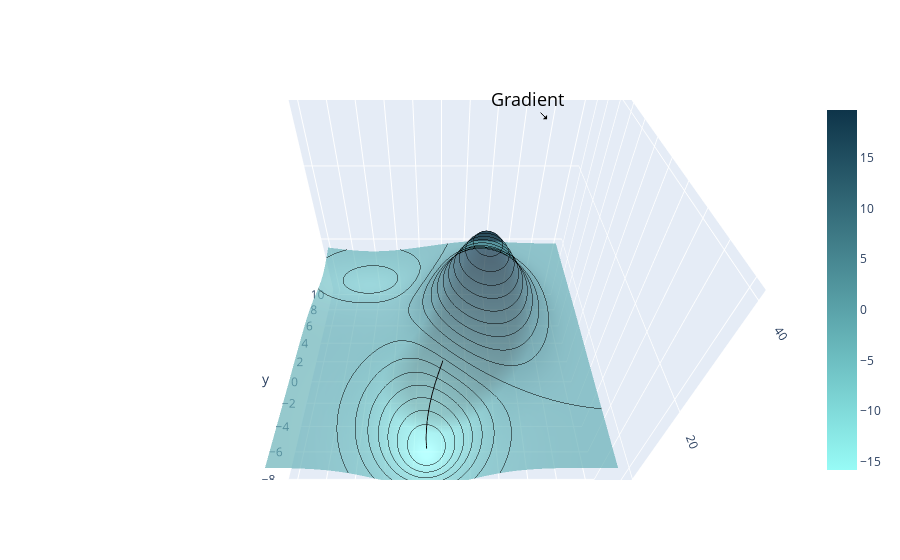

Write notebook code for a chart like this one.
### Markdown cell above
# 7. Stochastic Gradient Descent 🎲🎲
The central idea behind stochastic gradient descent is to speed up the algorithm by using useful properties of the loss function and the gradient.

Let's consider the example of one of the most classical loss function : MSE (Mean Squarred Error).
Let $Y$ be the target variable $X$ the explanatory variables and $h$ a model we are using to predict $Y$ given $X$. The loss function in this problem may be written like so :

$$
\begin{aligned}
Loss & = MSE(Y,h(X)) \\
& = \frac{1}{n}\sum_{i=1}^{n}{(y_i - h(X_i))^2}
\end{aligned}
$$

In order to optimize the loss function we need to compute the gradient:

$$
\begin{aligned}
\nabla Loss & = \nabla \frac{1}{n}\sum_{i=1}^{n}{(y_i - h(X_i))^2} & (0) \\
& = \frac{1}{n} \nabla \sum_{i=1}^{n}{(y_i - h(X_i))^2} & (1) \\
& = \frac{1}{n}\sum_{i=1}^{n}{\nabla(y_i - h(X_i))^2} & (2)
\end{aligned}
$$

We are able to go from $(0)$ to $(1)$ because the gradient operator (just like the derivation operator) is not affected by multiplication by a scalar. We go from $(1)$ to $(2)$ thanks to the fact that the gradient of a finite sum is equal to the sum of the gradients.

This means that when dealing with a prediction problem with $n$ observations, the gradient of the loss function over the $n$ observations is equal to the average gradient computed for each single observation!

This is fundamental because it suggests the idea that if we were able to extract some small sample of observations from a dataset that represents the whole population well, then the gradient computed over this sample should be very similar to the gradient computed over the whole dataset! Not only would it be similar it would also be much quicker to compute!

These ideas have led to the principle of stochastic gradient descent, the general idea is the following:

* Initialize the model's parameters
* Pick a random observation from the whole dataset
* Compute the gradient over this sample and update the parameters
* Pick a new random sample and repeat above step
* Stop when the stopping criterion is reached

There are two main differences between gradient descent and stochastic gradient descent:

* Stochastic gradient descent is faster to compute because instead of $n$ gradients, it only computes $1$ gradient in order to update the parameters once.
* It is, as its name suggests, stochastic (includes randomness), the samples over which we compute the gradients are picked randomly, therefore the stochastic gradient computed at each step is an approximation of the actual gradient (it may not be the best possible direction to minimize the loss function at each step, but on average it's going in the right direction)

These two figures show a visual example of what gradient descent looks like compared to stochastic gradient descent, stochastic gradient descent does not go straight to the minimum, but each step takes way less time!

<img src="https://full-stack-assets.s3.eu-west-3.amazonaws.com/images/M08-DeepLearning/gradient_descent.jpg" />

<img src="https://full-stack-assets.s3.eu-west-3.amazonaws.com/images/M08-DeepLearning/stochastic_gradient_descent.jpg" />

### Code cell
import plotly.graph_objects as go

x1 = np.linspace(-10,10,100)
x2 = np.linspace(-10,10,100)
xx1, xx2 = np.meshgrid(x1,x2, indexing='xy')

def func_3D(x,y):
    a = 20*np.exp(- (x - 3)**2/10 - (y -2)**2/20)
    b = - 16*np.exp(- (x +1)**2/15 - (y +6)**2/20)
    c = - 5*np.exp(- (x +6)**2/25 - (y - 7)**2/13)
    return a + b + c

def grad_func_3D(x,y):
    dax = 20*np.exp(- (x - 3)**2/10 - (y -2)**2/20)*(-2*(x-3)/10) 
    dbx = - 16*np.exp(- (x +1)**2/15 - (y +6)**2/20)*(-2*(x+1)/15)
    dcx = - 5*np.exp(- (x +6)**2/25 - (y - 7)**2/13)*(-2*(x+6)/25)
    day = 20*np.exp(- (x - 3)**2/10 - (y -2)**2/20)*(-2*(y-2)/20) 
    dby = - 16*np.exp(- (x +1)**2/15 - (y +6)**2/20)*(-2*(y+6)/20) 
    dcy = - 5*np.exp(- (x +6)**2/25 - (y - 7)**2/13)*(-2*(y-7)/13)
    return dax + dbx + dcx, day + dby + dcy

y = func_3D(xx1,xx2)
y_gradient = np.gradient(y,x1,x2)

def gradient_descent(lr,x,y):
    x_grad, y_grad = grad_func_3D(x,y)
    new_x = x - lr *x_grad
    new_y = y - lr *y_grad
    grad_norm = - lr * x_grad**2 - lr * y_grad**2
    z = func_3D(x, y)
    new_z = func_3D(new_x, new_y)
    return x, y, z, new_x, new_y, new_z, x_grad, y_grad, grad_norm

list_x = []
list_y = []
list_z = []
grad_x_list = []
grad_y_list = []
grad_norm_list = []
lr = 0.1
x_start = x1[50]
y_start = x2[40]
list_x.append(x_start)
list_y.append(y_start)
list_z.append(func_3D(x_start, y_start))

for i in range(100):
    _,_,_,x_start,y_start,new_z,x_grad,y_grad,grad_norm = gradient_descent(lr,x_start,y_start)
    list_x.append(x_start)
    list_y.append(y_start)
    list_z.append(new_z) 
    grad_x_list.append(x_grad)
    grad_y_list.append(y_grad)
    grad_norm_list.append(grad_norm)

fig = go.Figure(data=[go.Surface(
    contours = {
        "z": {"show": True, "start": -16, "end": 20, "size": 2, "color":"black"}
    },
    x = x1,
    y = x2,
    z = y,
    colorscale=[color_chart[3], color_chart[-2]], 
    opacity = 0.7),
    go.Cone(
        x=list_x[1:],
        y=list_y[1:],
        z=list_z[1:],
        u=grad_x_list,
        v=grad_y_list,
        w=grad_norm_list,
        sizemode="absolute",
        sizeref=2,
        anchor='tail',
        colorscale=["black","black"],
        showscale=False),

        go.Scatter3d(
        x=list_x,
        y=list_y,
        z=list_z,
        mode='lines',
        line=dict(
            color='black',
            width=2
        ))])

fig.update_layout(
        scene = {
            "xaxis": {"nticks": 20},
            "yaxis": {"nticks": 20},
            "zaxis": {"nticks": 4},
            'camera_eye': {"x": 0, "y": -1, "z": 1},
            "aspectratio": {"x": 1, "y": 1, "z": 1},
            "annotations":[dict(x=xx1[50,60] + y_gradient[0][50,60],
                                y=xx2[50,60] + y_gradient[1][50,60],
                                z=y[50,60] + y_gradient[0][50,60]**2 + y_gradient[1][50,60]**2 + xx2[50,60] + 1,
                               text="Gradient",
                               textangle=0,
                               ax=-20,
                               ay=-20,
                               font=dict(
                                   color="black",
                                   size=18
                                   ),
                               arrowcolor="black",
                               arrowsize=1,
                               arrowwidth=1,
                               arrowhead=1)]
        })
fig.show()

### Figure 1 — Plotly figure (JSON) as saved in the notebook; plotly's stock layout.template omitted (floating-point values rounded to 4 significant figures; data arrays with more than 128 entries replaced by an {"elided": "..."} marker saying what was removed)
{"data": [{"colorscale": [[0, "#97FBF6"], [1, "#0E3449"]], "contours": {"z": {"color": "black", "end": 20, "show": true, "size": 2, "start": -16}}, "opacity": 0.7, "type": "surface", "x": [-10, -9.798, -9.596, -9.394, -9.192, -8.99, -8.788, -8.586, -8.384, -8.182, -7.98, -7.778, -7.576, -7.374, -7.172, -6.97, -6.768, -6.566, -6.364, -6.162, -5.96, -5.758, -5.556, -5.354, -5.152, -4.949, -4.747, -4.545, -4.343, -4.141, -3.939, -3.737, -3.535, -3.333, -3.131, -2.929, -2.727, -2.525, -2.323, -2.121, -1.919, -1.717, -1.515, -1.313, -1.111, -0.9091, -0.7071, -0.5051, -0.303, -0.101, 0.101, 0.303, 0.5051, 0.7071, 0.9091, 1.111, 1.313, 1.515, 1.717, 1.919, 2.121, 2.323, 2.525, 2.727, 2.929, 3.131, 3.333, 3.535, 3.737, 3.939, 4.141, 4.343, 4.545, 4.747, 4.949, 5.152, 5.354, 5.556, 5.758, 5.96, 6.162, 6.364, 6.566, 6.768, 6.97, 7.172, 7.374, 7.576, 7.778, 7.98, 8.182, 8.384, 8.586, 8.788, 8.99, 9.192, 9.394, 9.596, 9.798, 10], "y": [-10, -9.798, -9.596, -9.394, -9.192, -8.99, -8.788, -8.586, -8.384, -8.182, -7.98, -7.778, -7.576, -7.374, -7.172, -6.97, -6.768, -6.566, -6.364, -6.162, -5.96, -5.758, -5.556, -5.354, -5.152, -4.949, -4.747, -4.545, -4.343, -4.141, -3.939, -3.737, -3.535, -3.333, -3.131, -2.929, -2.727, -2.525, -2.323, -2.121, -1.919, -1.717, -1.515, -1.313, -1.111, -0.9091, -0.7071, -0.5051, -0.303, -0.101, 0.101, 0.303, 0.5051, 0.7071, 0.9091, 1.111, 1.313, 1.515, 1.717, 1.919, 2.121, 2.323, 2.525, 2.727, 2.929, 3.131, 3.333, 3.535, 3.737, 3.939, 4.141, 4.343, 4.545, 4.747, 4.949, 5.152, 5.354, 5.556, 5.758, 5.96, 6.162, 6.364, 6.566, 6.768, 6.97, 7.172, 7.374, 7.576, 7.778, 7.98, 8.182, 8.384, 8.586, 8.788, 8.99, 9.192, 9.394, 9.596, 9.798, 10], "z": {"elided": "100x100 float values"}}, {"anchor": "tail", "colorscale": [[0, "black"], [1, "black"]], "showscale": false, "sizemode": "absolute", "sizeref": 2, "type": "cone", "u": [3.265, 2.592, 1.979, 1.461, 1.043, 0.7163, 0.4707, 0.2921, 0.1667, 0.08171, 0.02628, -0.008294, -0.02858, -0.03933, -0.0439, -0.04458, -0.04293, -0.03997, -0.03637, -0.03256, -0.0288, -0.02523, -0.02195, -0.01898, -0.01634, -0.01401, -0.01197, -0.0102, -0.008672, -0.007358, -0.006233, -0.005271, -0.004452, -0.003756, -0.003166, -0.002665, -0.002242, -0.001885, -0.001584, -0.00133, -0.001116, -0.0009357, -0.0007844, -0.0006573, -0.0005506, -0.0004611, -0.0003859, -0.000323, -0.0002702, -0.000226, -0.000189, -0.000158, -0.0001321, -0.0001104, -9.223e-05, -7.706e-05, -6.437e-05, -5.376e-05, -4.49e-05, -3.749e-05, -3.13e-05, -2.613e-05, -2.181e-05, -1.821e-05, -1.52e-05, -1.268e-05, -1.058e-05, -8.832e-06, -7.37e-06, -6.149e-06, -5.13e-06, -4.28e-06, -3.571e-06, -2.979e-06, -2.485e-06, -2.073e-06, -1.729e-06, -1.442e-06, -1.203e-06, -1.003e-06, -8.366e-07, -6.977e-07, -5.819e-07, -4.853e-07, -4.047e-07, -3.375e-07, -2.814e-07, -2.347e-07, -1.957e-07, -1.632e-07, -1.361e-07, -1.135e-07, -9.462e-08, -7.89e-08, -6.579e-08, -5.485e-08, -4.574e-08, -3.814e-08, -3.18e-08, -2.651e-08], "v": [4.185, 4.073, 3.925, 3.727, 3.473, 3.173, 2.841, 2.5, 2.167, 1.856, 1.576, 1.33, 1.116, 0.9345, 0.7805, 0.6511, 0.5426, 0.452, 0.3764, 0.3135, 0.261, 0.2173, 0.181, 0.1507, 0.1255, 0.1046, 0.08712, 0.07258, 0.06047, 0.05038, 0.04198, 0.03498, 0.02915, 0.0243, 0.02025, 0.01688, 0.01407, 0.01172, 0.009771, 0.008145, 0.006789, 0.005659, 0.004717, 0.003932, 0.003278, 0.002732, 0.002278, 0.001899, 0.001583, 0.001319, 0.0011, 0.000917, 0.0007644, 0.0006373, 0.0005313, 0.0004429, 0.0003692, 0.0003078, 0.0002566, 0.0002139, 0.0001783, 0.0001487, 0.000124, 0.0001033, 8.615e-05, 7.183e-05, 5.988e-05, 4.992e-05, 4.162e-05, 3.47e-05, 2.893e-05, 2.412e-05, 2.011e-05, 1.676e-05, 1.397e-05, 1.165e-05, 9.713e-06, 8.098e-06, 6.751e-06, 5.629e-06, 4.693e-06, 3.912e-06, 3.262e-06, 2.719e-06, 2.267e-06, 1.89e-06, 1.576e-06, 1.314e-06, 1.095e-06, 9.132e-07, 7.613e-07, 6.347e-07, 5.292e-07, 4.412e-07, 3.678e-07, 3.067e-07, 2.557e-07, 2.131e-07, 1.777e-07, 1.482e-07], "w": [-2.817, -2.331, -1.932, -1.602, -1.315, -1.058, -0.8294, -0.6335, -0.4724, -0.3453, -0.2485, -0.1768, -0.1247, -0.08748, -0.06112, -0.04259, -0.02963, -0.02059, -0.0143, -0.009932, -0.006896, -0.004788, -0.003324, -0.002308, -0.001603, -0.001113, -0.0007732, -0.0005371, -0.0003732, -0.0002593, -0.0001801, -0.0001252, -8.697e-05, -6.044e-05, -4.2e-05, -2.919e-05, -2.029e-05, -1.41e-05, -9.799e-06, -6.81e-06, -4.733e-06, -3.29e-06, -2.287e-06, -1.589e-06, -1.105e-06, -7.678e-07, -5.337e-07, -3.709e-07, -2.578e-07, -1.792e-07, -1.246e-07, -8.658e-08, -6.018e-08, -4.183e-08, -2.907e-08, -2.021e-08, -1.405e-08, -9.764e-09, -6.787e-09, -4.717e-09, -3.279e-09, -2.279e-09, -1.584e-09, -1.101e-09, -7.653e-10, -5.32e-10, -3.698e-10, -2.57e-10, -1.787e-10, -1.242e-10, -8.631e-11, -5.999e-11, -4.17e-11, -2.899e-11, -2.015e-11, -1.4e-11, -9.734e-12, -6.766e-12, -4.703e-12, -3.269e-12, -2.272e-12, -1.579e-12, -1.098e-12, -7.63e-13, -5.304e-13, -3.687e-13, -2.562e-13, -1.781e-13, -1.238e-13, -8.605e-14, -5.981e-14, -4.158e-14, -2.89e-14, -2.009e-14, -1.396e-14, -9.705e-15, -6.746e-15, -4.689e-15, -3.259e-15, -2.265e-15], "x": [-0.2255, -0.4847, -0.6826, -0.8287, -0.9329, -1.005, -1.052, -1.081, -1.098, -1.106, -1.108, -1.107, -1.105, -1.101, -1.096, -1.092, -1.088, -1.084, -1.08, -1.077, -1.074, -1.071, -1.069, -1.067, -1.066, -1.064, -1.063, -1.062, -1.061, -1.06, -1.06, -1.059, -1.059, -1.058, -1.058, -1.058, -1.058, -1.057, -1.057, -1.057, -1.057, -1.057, -1.057, -1.057, -1.057, -1.057, -1.057, -1.057, -1.056, -1.056, -1.056, -1.056, -1.056, -1.056, -1.056, -1.056, -1.056, -1.056, -1.056, -1.056, -1.056, -1.056, -1.056, -1.056, -1.056, -1.056, -1.056, -1.056, -1.056, -1.056, -1.056, -1.056, -1.056, -1.056, -1.056, -1.056, -1.056, -1.056, -1.056, -1.056, -1.056, -1.056, -1.056, -1.056, -1.056, -1.056, -1.056, -1.056, -1.056, -1.056, -1.056, -1.056, -1.056, -1.056, -1.056, -1.056, -1.056, -1.056, -1.056, -1.056], "y": [-2.338, -2.745, -3.138, -3.51, -3.857, -4.175, -4.459, -4.709, -4.926, -5.111, -5.269, -5.402, -5.513, -5.607, -5.685, -5.75, -5.804, -5.85, -5.887, -5.919, -5.945, -5.966, -5.984, -6.0, -6.012, -6.023, -6.031, -6.038, -6.045, -6.05, -6.054, -6.057, -6.06, -6.063, -6.065, -6.066, -6.068, -6.069, -6.07, -6.071, -6.071, -6.072, -6.072, -6.073, -6.073, -6.073, -6.074, -6.074, -6.074, -6.074, -6.074, -6.074, -6.074, -6.074, -6.075, -6.075, -6.075, -6.075, -6.075, -6.075, -6.075, -6.075, -6.075, -6.075, -6.075, -6.075, -6.075, -6.075, -6.075, -6.075, -6.075, -6.075, -6.075, -6.075, -6.075, -6.075, -6.075, -6.075, -6.075, -6.075, -6.075, -6.075, -6.075, -6.075, -6.075, -6.075, -6.075, -6.075, -6.075, -6.075, -6.075, -6.075, -6.075, -6.075, -6.075, -6.075, -6.075, -6.075, -6.075, -6.075], "z": [-5.105, -7.329, -9.174, -10.7, -11.95, -12.95, -13.72, -14.32, -14.75, -15.07, -15.3, -15.47, -15.58, -15.66, -15.72, -15.76, -15.78, -15.8, -15.81, -15.82, -15.83, -15.83, -15.84, -15.84, -15.84, -15.84, -15.84, -15.84, -15.84, -15.84, -15.84, -15.84, -15.84, -15.84, -15.84, -15.84, -15.84, -15.84, -15.84, -15.84, -15.84, -15.84, -15.84, -15.84, -15.84, -15.84, -15.84, -15.84, -15.84, -15.84, -15.84, -15.84, -15.84, -15.84, -15.84, -15.84, -15.84, -15.84, -15.84, -15.84, -15.84, -15.84, -15.84, -15.84, -15.84, -15.84, -15.84, -15.84, -15.84, -15.84, -15.84, -15.84, -15.84, -15.84, -15.84, -15.84, -15.84, -15.84, -15.84, -15.84, -15.84, -15.84, -15.84, -15.84, -15.84, -15.84, -15.84, -15.84, -15.84, -15.84, -15.84, -15.84, -15.84, -15.84, -15.84, -15.84, -15.84, -15.84, -15.84, -15.84]}, {"line": {"color": "black", "width": 2}, "mode": "lines", "type": "scatter3d", "x": [0.101, -0.2255, -0.4847, -0.6826, -0.8287, -0.9329, -1.005, -1.052, -1.081, -1.098, -1.106, -1.108, -1.107, -1.105, -1.101, -1.096, -1.092, -1.088, -1.084, -1.08, -1.077, -1.074, -1.071, -1.069, -1.067, -1.066, -1.064, -1.063, -1.062, -1.061, -1.06, -1.06, -1.059, -1.059, -1.058, -1.058, -1.058, -1.058, -1.057, -1.057, -1.057, -1.057, -1.057, -1.057, -1.057, -1.057, -1.057, -1.057, -1.057, -1.056, -1.056, -1.056, -1.056, -1.056, -1.056, -1.056, -1.056, -1.056, -1.056, -1.056, -1.056, -1.056, -1.056, -1.056, -1.056, -1.056, -1.056, -1.056, -1.056, -1.056, -1.056, -1.056, -1.056, -1.056, -1.056, -1.056, -1.056, -1.056, -1.056, -1.056, -1.056, -1.056, -1.056, -1.056, -1.056, -1.056, -1.056, -1.056, -1.056, -1.056, -1.056, -1.056, -1.056, -1.056, -1.056, -1.056, -1.056, -1.056, -1.056, -1.056, -1.056], "y": [-1.919, -2.338, -2.745, -3.138, -3.51, -3.857, -4.175, -4.459, -4.709, -4.926, -5.111, -5.269, -5.402, -5.513, -5.607, -5.685, -5.75, -5.804, -5.85, -5.887, -5.919, -5.945, -5.966, -5.984, -6.0, -6.012, -6.023, -6.031, -6.038, -6.045, -6.05, -6.054, -6.057, -6.06, -6.063, -6.065, -6.066, -6.068, -6.069, -6.07, -6.071, -6.071, -6.072, -6.072, -6.073, -6.073, -6.073, -6.074, -6.074, -6.074, -6.074, -6.074, -6.074, -6.074, -6.074, -6.075, -6.075, -6.075, -6.075, -6.075, -6.075, -6.075, -6.075, -6.075, -6.075, -6.075, -6.075, -6.075, -6.075, -6.075, -6.075, -6.075, -6.075, -6.075, -6.075, -6.075, -6.075, -6.075, -6.075, -6.075, -6.075, -6.075, -6.075, -6.075, -6.075, -6.075, -6.075, -6.075, -6.075, -6.075, -6.075, -6.075, -6.075, -6.075, -6.075, -6.075, -6.075, -6.075, -6.075, -6.075, -6.075], "z": [-2.417, -5.105, -7.329, -9.174, -10.7, -11.95, -12.95, -13.72, -14.32, -14.75, -15.07, -15.3, -15.47, -15.58, -15.66, -15.72, -15.76, -15.78, -15.8, -15.81, -15.82, -15.83, -15.83, -15.84, -15.84, -15.84, -15.84, -15.84, -15.84, -15.84, -15.84, -15.84, -15.84, -15.84, -15.84, -15.84, -15.84, -15.84, -15.84, -15.84, -15.84, -15.84, -15.84, -15.84, -15.84, -15.84, -15.84, -15.84, -15.84, -15.84, -15.84, -15.84, -15.84, -15.84, -15.84, -15.84, -15.84, -15.84, -15.84, -15.84, -15.84, -15.84, -15.84, -15.84, -15.84, -15.84, -15.84, -15.84, -15.84, -15.84, -15.84, -15.84, -15.84, -15.84, -15.84, -15.84, -15.84, -15.84, -15.84, -15.84, -15.84, -15.84, -15.84, -15.84, -15.84, -15.84, -15.84, -15.84, -15.84, -15.84, -15.84, -15.84, -15.84, -15.84, -15.84, -15.84, -15.84, -15.84, -15.84, -15.84, -15.84]}], "layout": {"scene": {"annotations": [{"arrowcolor": "black", "arrowhead": 1, "arrowsize": 1, "arrowwidth": 1, "ax": -20, "ay": -20, "font": {"color": "black", "size": 18}, "text": "Gradient", "textangle": 0, "x": 5.835, "y": 3.354, "z": 39.62}], "aspectratio": {"x": 1, "y": 1, "z": 1}, "camera": {"eye": {"x": 0, "y": -1, "z": 1}}, "xaxis": {"nticks": 20}, "yaxis": {"nticks": 20}, "zaxis": {"nticks": 4}}}}
